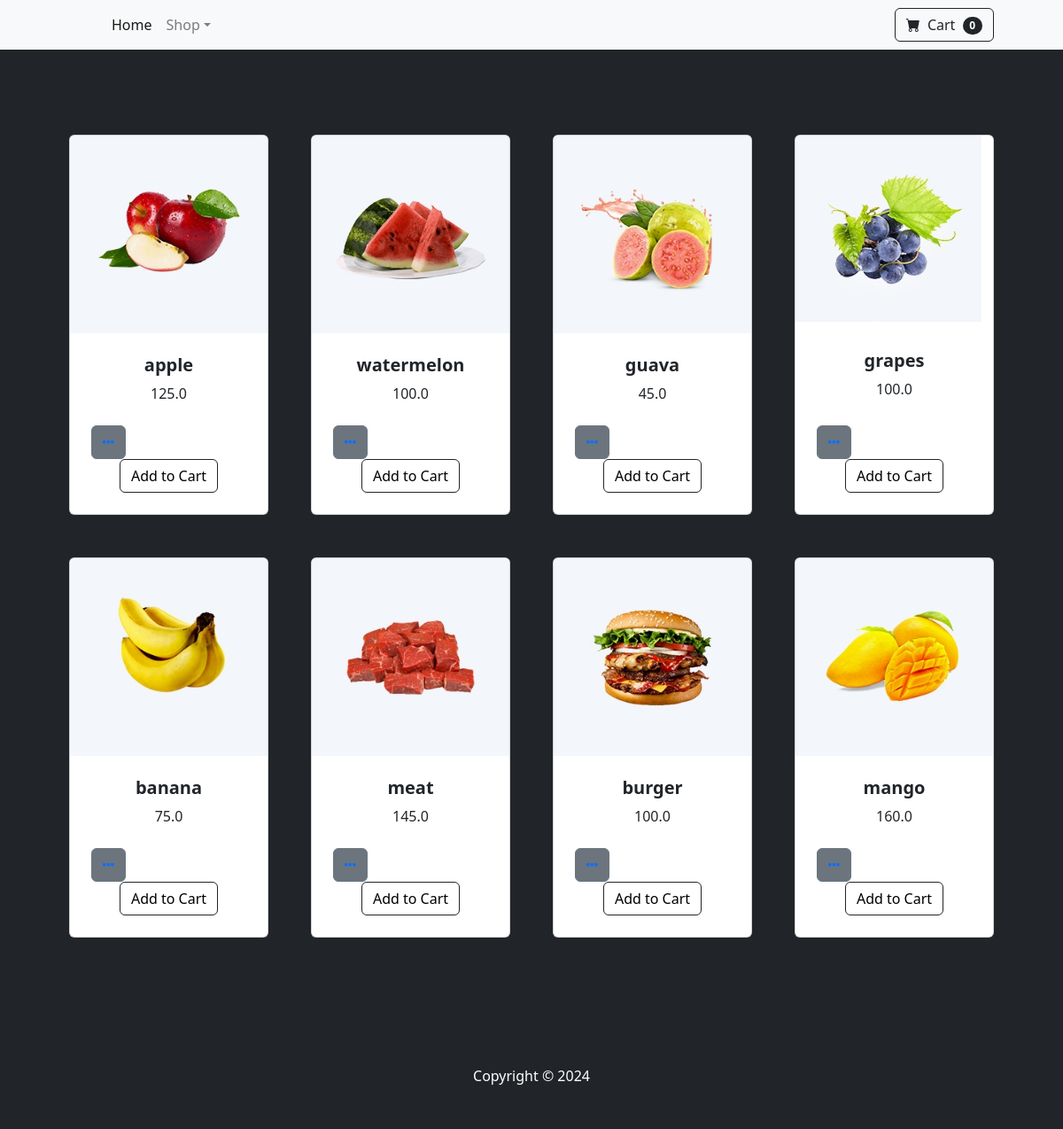
The page / on the database its author committed.
### store/models.py (models this page shows, shortened)
class Product(models.Model):
	name = models.CharField(max_length=200)
	price = models.FloatField()
	digital = models.BooleanField(default=False,null=True, blank=True)
	image = models.ImageField(null=True, blank=True,upload_to='images/product')

### store/views.py (the view)
# urls.py: path('',views.index,name='index'),
def index(request):
    products = Product.objects.all()
    context = {
        'products':products
    }
    return render(request,'index.html',context)

### Templates/index.html (shortened to what this page needs)
<!DOCTYPE html>
<html lang="en">
    {% load static %}
    <head>
        <link href="https://cdn.jsdelivr.net/npm/bootstrap-icons@1.5.0/font/bootstrap-icons.css" rel="stylesheet" />
        <link rel="stylesheet" href="https://stackpath.bootstrapcdn.com/bootstrap/4.4.1/css/bootstrap.min.css">
        <link href="{% static 'css/styles.css' %}" rel="stylesheet" />
        <link rel="stylesheet" href="https://cdnjs.cloudflare.com/ajax/libs/font-awesome/4.7.0/css/font-awesome.min.css">
        <link href="https://stackpath.bootstrapcdn.com/font-awesome/4.7.0/css/font-awesome.min.css" rel="stylesheet">
    <link href="https://cdn.jsdelivr.net/npm/bootstrap@5.2.0-beta1/dist/css/bootstrap.min.css" rel="stylesheet">
    <link rel="stylesheet" href="{% static 'css/product.css' %}">
    </head>
    <body>
        <nav class="navbar navbar-expand-lg navbar-light bg-light">
            <div class="container px-4 px-lg-5">
                <div class="collapse navbar-collapse" id="navbarSupportedContent">
                    <ul class="navbar-nav me-auto mb-2 mb-lg-0 ms-lg-4">
                        <li class="nav-item"><a class="nav-link active" aria-current="page" href="{% url 'index' %}">Home</a></li>
                        <li class="nav-item dropdown">
                            <a class="nav-link dropdown-toggle" id="navbarDropdown" href="#" role="button" data-bs-toggle="dropdown" aria-expanded="false">Shop</a>
                        </li>
                    </ul>
                    <form class="d-flex">
                        <button class="btn btn-outline-dark" type="submit">
                            <i class="bi-cart-fill me-1"></i>
                            Cart
                            <span class="badge bg-dark text-white ms-1 rounded-pill">0</span>
                        </button>
                    </form>
                </div>
            </div>
        </nav>
        <section class="py-5 bg-dark">
            <div class="container px-4 px-lg-5 mt-5">
                <div class="row gx-4 gx-lg-5 row-cols-2 row-cols-md-3 row-cols-xl-4 justify-content-center">
                    {% for product in products %}
                    <div class="col mb-5">
                        <div class="card h-100">
                            <img class="card-img-top" src="{{ product.image.url }}" alt="..." />
                            <div class="card-body p-4">
                                <div class="text-center">
                                    <h5 class="fw-bolder">{{ product.name }}</h5>
                                    {{ product.price }}
                                </div>
                            </div>
                            <div class="card-footer p-4 pt-0 border-top-0 bg-transparent">
                              <div class="btn btn-secondary" ><a href="{% url 'product' id=product.id %}" ><i class="fa fa-ellipsis-h"></i></a></div>
                                <div class="text-center"><a class="btn btn-outline-dark mt-auto" href="{% url 'cart' %}" style="color:black">Add to Cart</a></div>
                            </div>
                        </div>
                    </div>
                    {% endfor %}
                </div>
            </div>
        </section>
        <footer class="py-5 bg-dark">
            <div class="container"><p class="m-0 text-center text-white">Copyright &copy;  2024</p></div>
        </footer>
    </body>
</html>

### rows shown on the page
Product: image (picture), name "apple", price "125.0"
Product: image (picture), name "watermelon", price "100.0"
Product: image (picture), name "guava", price "45.0"
Product: image (picture), name "grapes", price "100.0"
Product: image (picture), name "banana", price "75.0"
Product: image (picture), name "meat", price "145.0"
Product: image (picture), name "burger", price "100.0"
Product: image (picture), name "mango", price "160.0"
